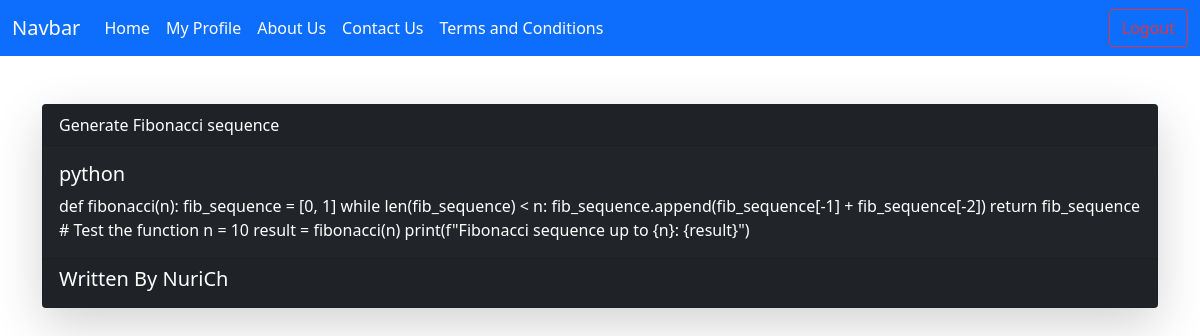
The app's page /readFull/2 (signed in) with its own data.
### snippetApp/models.py (models this page shows, shortened)
class Code(models.Model):
    title=models.CharField(max_length=250)
    code_content=models.TextField()
    language=models.CharField(max_length=50)
    tags=models.CharField(max_length=250,blank=True,null=True)
    user=models.ForeignKey(User,on_delete=models.CASCADE)

### snippetApp/views.py (the view)
# urls.py: path('readFull/<id>',views.readFull,name="readFull"),
@login_required(login_url="/login/")
def readFull(request,id):
    obj=Code.objects.get(id=id)
    context={'CodeContent':obj}
    return render(request,"readFull.html",context)

### snippetApp/templates/readFull.html (shortened to what this page needs)
{% extends "base.html" %}
{%block content%}
<div class="mt-5 ">
    {% if CodeContent %}
        <div class=" cards ">
            <div class="card text-white bg-dark mb-3 p-6 shadow-lg">
                <div class="card-header">
                    {{CodeContent.title}}
                </div>
                <div class="card-body">
                    <h5 class="card-title">{{CodeContent.language}}</h5>
                    <p class="card-text">{{CodeContent.code_content}}</p>
                </div>
                <div class="card-footer">
                    <h5>Written By {{CodeContent.user.username}}</h5>
                </div>
            </div>
        </div>
    {% else %}
        <h4>NO CODE AVAILABLE</h4>
    {% endif %}
</div>
{% endblock %}

### records on screen
Code: title "Generate Fibonacci sequence", language "python", code_content "def fibonacci(n): fib_sequence = [0, 1] while len(fib_sequence) < n: fib_sequence.append(fib_sequence[-1] + fib_sequence[-2]) return fib_sequence # Test the function n = 10 result = fibonacci(n) print(f\"Fibonacci sequence up to {n}: {result}\")", user.username "NuriCh"
